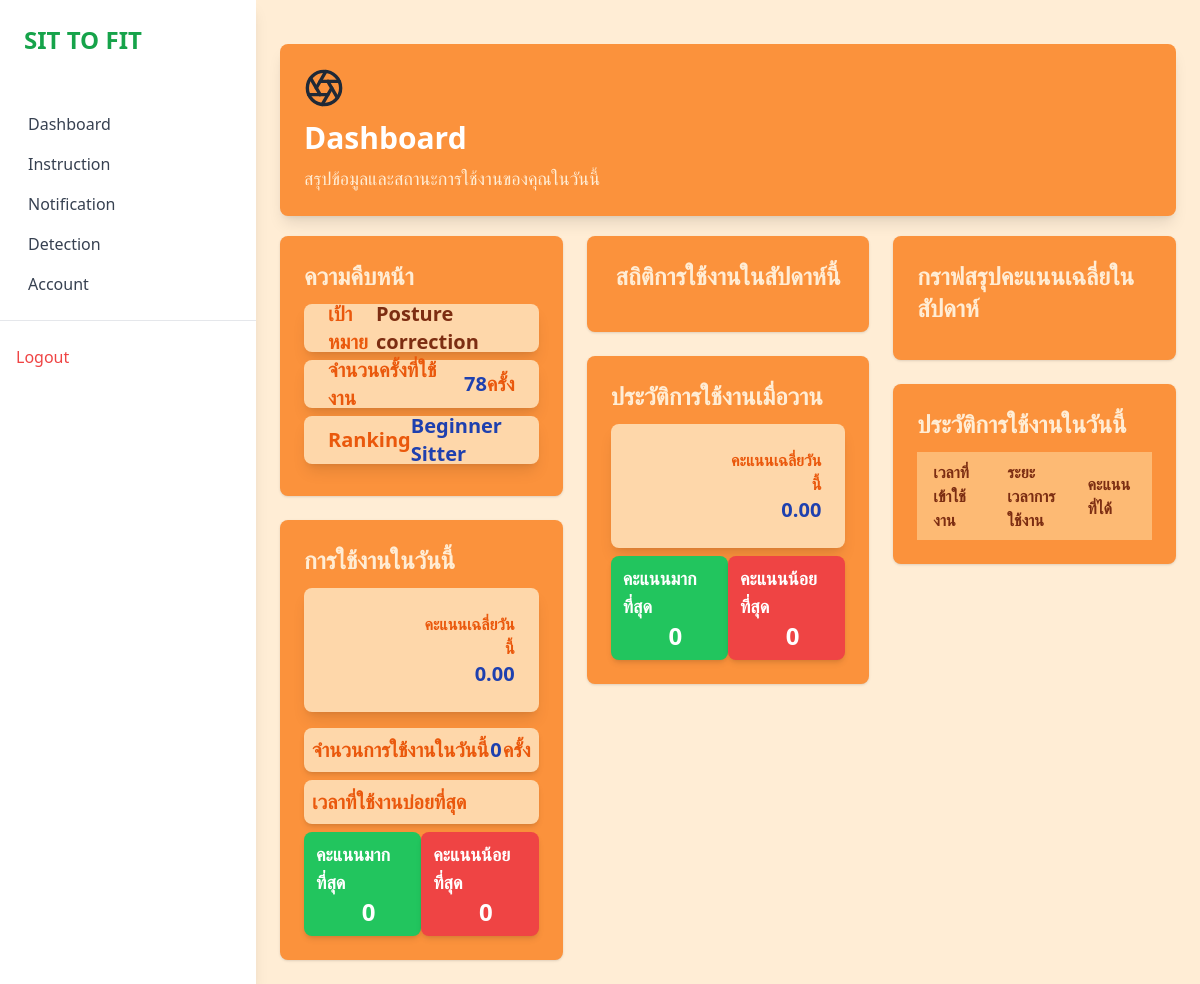
Page /Dashboard/ (signed in) on the committed database.
### base/models.py (models this page shows, shortened)
class PersonalInformation(models.Model):
    user = models.OneToOneField(UserInfomation, on_delete=models.CASCADE, null=True, blank=True)
    goal = models.CharField(
        max_length=50,
        choices=[
            ('Improve posture', 'Improve posture'),
            ('Health maintenance', 'Health maintenance'),
            ('Posture correction', 'Posture correction')
        ],
        null=True,
        blank=True
    )
    job_name = models.CharField(max_length=100, null=True, blank=True)
    job_type = models.CharField(max_length=100, null=True, blank=True)
    job_hours = models.FloatField(null=True, blank=True)
    break_hours = models.FloatField(null=True, blank=True)

class UserInfomation(AbstractUser):
    contact_number = models.CharField(max_length= 20 , blank = True)
    role = models.CharField(max_length= 50 )
    created_at = models.DateTimeField(auto_now_add= True)

### Dashborad/views.py (the view)
# urls.py: path('Dashboard/', DashboardHomeView.as_view(), name='dashboard_home'),
class DashboardHomeView(TemplateView):
    template_name = 'Dashboard.html'
    def get_context_data(self, **kwargs):
        context = super().get_context_data(**kwargs)
        user = self.request.user
        user_info = UserInfomation.objects.filter(username =user.username).first()
        usage_history = UserUsageHistory.objects.filter(posture_detection__user=user_info )
        posture_data = PostureDetection.objects.filter(user=user_info )
        personal_info = PersonalInformation.objects.filter(user=user_info ).first()
        usage_count = posture_data.count()
        Rank = user_info.role if user_info else "ไม่มีข้อมูล Role"
        context['usage_history'] = usage_history
        context['posture_data'] = posture_data
        daily_scores = defaultdict(list)
        for entry in posture_data:
            day = entry.timestamp.date()
            daily_scores[day].append(entry.score)
        today = localdate()  # วันที่ปัจจุบันใน timezone ของเซิร์ฟเวอร์
        start_of_day = make_aware(datetime.combine(today, datetime.min.time()))
        end_of_day = make_aware(datetime.combine(today, datetime.max.time()))
        scores_today = PostureDetection.objects.filter(timestamp__range=(start_of_day, end_of_day))
        peak_time = (
            scores_today.annotate(hour=TruncHour('timestamp'))  # ตัดช่วงเวลาเป็นรายชั่วโมง
            .values('hour')  # รวมกลุ่มตามชั่วโมง
            .annotate(count=Count('id'))  # นับจำนวน
            .order_by('-count')  # เรียงลำดับจากมากไปน้อย
        )
        if peak_time.exists():
            peak_hour = peak_time[0]['hour']
            peak_hour_count = peak_time[0]['count']
        else:
            peak_hour = None
            peak_hour_count = 0
        today = date.today()
        scores_today = daily_scores.get(today, [])
        avg_score_today = sum(scores_today) / len(scores_today) if scores_today else 0
        goal = personal_info.goal if personal_info else "ผู้ใช้งานยังไม่ได้เลือกเป้าหมาย"
        tooltip_text = GOAL_DESCRIPTIONS.get(goal, "ผู้ใช้งานยังไม่ได้เลือกเป้าหมาย")
        context = {
        'goal': goal,
        'tooltip_text': tooltip_text,
            }
        yesterday = date.today() - timedelta(days=1)
        yesterday_usage = PostureDetection.objects.filter(
            timestamp__date=yesterday,
            user=user
        )
        daily_scores = defaultdict(list)
        for entry in yesterday_usage:
            day = entry.timestamp.date()
            daily_scores[day].append(entry.score)
        scores_yesterday = daily_scores.get(yesterday, [])
        avg_score_yesterday = (
            sum(scores_yesterday) / len(scores_yesterday)
            if scores_yesterday
            else 0
        )
        if scores_yesterday:
            max_yesterday = max(scores_yesterday)
            min_yesterday = min(scores_yesterday)
        else:
            max_yesterday = 0
            min_yesterday = 0
        if scores_today:
            max_today = max(scores_today)
            min_today = min(scores_today)
        else:
            max_today = 0
            min_today = 0
        context['usage_count'] = usage_count
        context['yesterday_score'] = avg_score_yesterday
        context['max_yesterday'] = max_yesterday
        context['min_yesterday'] = min_yesterday
        context['Rank'] = Rank
        context['avg_score'] = avg_score_today
        context['today_count'] = len(scores_today)
        context['peak_hour'] = peak_hour
        context['peak_count'] = peak_hour_count
        context['max_score'] = max_today
        context['min_score'] = min_today
        return context

### Dashborad/templates/Dashboard.html (shortened to what this page needs)
{% extends 'base_dash.html' %}
{% block main %}
<div class="container mx-auto max-w-7x">
    <div class="bg-orange-400 p-6 rounded-lg shadow-lg my-5 flex flex-col items-start">
        <div class="mb-3">
        </div>
        <h1 class="text-3xl font-bold text-white text-center">Dashboard</h1>
        <p class="text-lg text-orange-100 mt-2 text-center">
            สรุปข้อมูลและสถานะการใช้งานของคุณในวันนี้
        </p>
    </div>
    <div class="grid grid-cols-3 gap-6">
        <div class="space-y-6">
            <div class="bg-orange-400 p-6 rounded-lg shadow">
                <h2 class="text-2xl font-bold text-orange-100 mb-3">ความคืบหน้า</h2>
                <div class="flex justify-between items-center mb-2 bg-orange-200 rounded-lg p-6 h-8 w-full shadow-lg ">
                    <span class="font-bold text-xl text-orange-600">เป้าหมาย</span>
                    <div class="relative group">
                        <span class="text-orange-900 font-bold cursor-pointer text-xl">
                            {{ goal }}
                        </span>
                    </div>
                </div>
                <div class="flex justify-between items-center mb-2 bg-orange-200 rounded-lg p-6 h-8 w-full shadow-lg">
                    <span class="font-bold text-xl text-orange-600">จำนวนครั้งที่ใช้งาน</span>
                    <span class="font-bold text-xl text-blue-800 animate-pulse duration-500 ease-in-out">{{ usage_count }}</span>
                    <span class="font-bold text-xl text-orange-600 ">ครั้ง</span>
                </div>
                <div class="flex justify-between items-center mb-2 bg-orange-200 rounded-lg p-6 h-8 w-full shadow-lg">
                    <span class="font-bold text-xl text-orange-600">Ranking</span>
                    <span class="font-bold text-xl text-blue-800 "> {{ Rank }} </span>
                </div>
            </div>
            <div class="flex flex-col bg-orange-400 p-6 rounded-lg shadow">
                <h2 class="text-2xl font-bold text-orange-100 mb-3">การใช้งานในวันนี้</h2>
                <div class="flex flex-col lg:flex-row justify-between items-center mb-4 bg-orange-200 rounded-lg p-6 shadow-lg">
                    <div class="text-center mt-4 lg:text-right lg:mt-0">
                        <h1 class="font-bold text-base text-orange-600">คะแนนเฉลี่ยวันนี้</h1>
                        <span class="font-bold text-xl text-blue-800 mt-5">{{ avg_score|floatformat:2 }}</span>
                    </div>
                </div>
                <div class="flex justify-between items-center mb-2 bg-orange-200 rounded-lg p-2 h-auto w-auto shadow-md">
                    <span class='font-bold text-xl text-orange-600'>จำนวนการใช้งานในวันนี้</span>
                    <span class = 'font-bold text-xl text-blue-800'> {{ today_count }}</span>
                    <span class = 'font-bold text-xl text-orange-600'>ครั้ง</span>
                </div>
                <div class="flex justify-between items-center mb-2 bg-orange-200 rounded-lg p-2 h-auto w-auto shadow-md">
                    <span class='font-bold text-xl text-orange-600'>เวลาที่ใช้งานบ่อยที่สุด</span>
                </div>
                <div class='flex justify-between items-center h-auto w-auto'>
                    <div class="bg-green-500 text-white rounded-lg py-2 px-3 shadow-md flex flex-col items-center">
                        <span class="font-bold text-lg">คะแนนมากที่สุด</span>
                        <span class="ml-3 text-2xl font-bold">{{ max_score }}</span>
                    </div>
                    <div class='flex justify-between items-center h-auto w-auto'>
                        <div class="bg-red-500 text-white rounded-lg py-2 px-3 shadow-md flex flex-col items-center">
                            <span class="font-bold text-lg">คะแนนน้อยที่สุด</span>
                            <span class="ml-3 text-2xl font-bold">{{ min_score }}</span>
                        </div>
                    </div>
                </div>
                </div>
            </div>
            <div class="space-y-6">
                <div class="bg-orange-400 p-6 rounded-lg shadow">
                    <h2 class="text-2xl font-bold text-center mb-4 text-orange-100">สถิติการใช้งานในสัปดาห์นี้</h2>
                </div>
                <div class="bg-orange-400 p-6 rounded-lg shadow">
                    <h2 class="text-2xl font-bold text-orange-100 mb-3">ประวัติการใช้งานเมื่อวาน</h2>
                    <div class="flex justify-between items-center mb-2 bg-orange-200 rounded-lg p-6 h-full w-full shadow-lg">
                        <div class="text-center mt-4 lg:text-right lg:mt-0">
                            <h1 class="font-bold text-base text-orange-600">คะแนนเฉลี่ยวันนี้</h1>
                            <span class="font-bold text-xl text-blue-800 mt-5">{{ yesterday_score|floatformat:2 }}</span>
                        </div>
                    </div>
                    <div class='flex justify-between items-center h-auto w-auto'>
                        <div class="bg-green-500 text-white rounded-lg py-2 px-3 shadow-md flex flex-col items-center">
                            <span class="font-bold text-lg">คะแนนมากที่สุด</span>
                            <span class="ml-3 text-2xl font-bold">{{ max_yesterday }}</span>
                        </div>
                        <div class='flex justify-between items-center h-auto w-auto'>
                            <div class="bg-red-500 text-white rounded-lg py-2 px-3 shadow-md flex flex-col items-center">
                                <span class="font-bold text-lg">คะแนนน้อยที่สุด</span>
                                <span class="ml-3 text-2xl font-bold">{{ min_yesterday }}</span>
                            </div>
                        </div>
                    </div>
                </div>
            </div>
            <div class="space-y-6">
                <div class="bg-orange-400 p-6 rounded-lg shadow">
                    <h2 class="text-2xl font-bold text-orange-100 mb-3">กราฟสรุปคะแนนเฉลี่ยในสัปดาห์</h2>
                </div>
                <div class="bg-orange-400 p-6 rounded-lg shadow">
                    <h2 class="text-2xl font-bold text-orange-100 mb-3">ประวัติการใช้งานในวันนี้</h2>
                    <div class="overflow-x-auto">
                        <table class="table-auto w-full text-left border-collapse bg-orange-100 rounded-lg">
                            <thead>
                                <tr class="bg-orange-300 text-orange-900">
                                    <th class="px-4 py-2">เวลาที่เข้าใช้งาน</th>
                                    <th class="px-4 py-2">ระยะเวลาการใช้งาน</th>
                                    <th class="px-4 py-2">คะแนนที่ได้</th>
                                </tr>
                            </thead>
                        </table>
                    </div>
                </div>
            </div>
        </div>
    </div>
{% endblock %}

### rows in the picture
PersonalInformation: goal "Posture correction"
UserInfomation: role "Beginner Sitter"

### other values in the picture
{{ usage_count }} "78"
{{ avg_score|floatformat:2 }} "0.00"
{{ today_count }} "0"
{{ max_score }} "0"
{{ min_score }} "0"
{{ yesterday_score|floatformat:2 }} "0.00"
{{ max_yesterday }} "0"
{{ min_yesterday }} "0"
